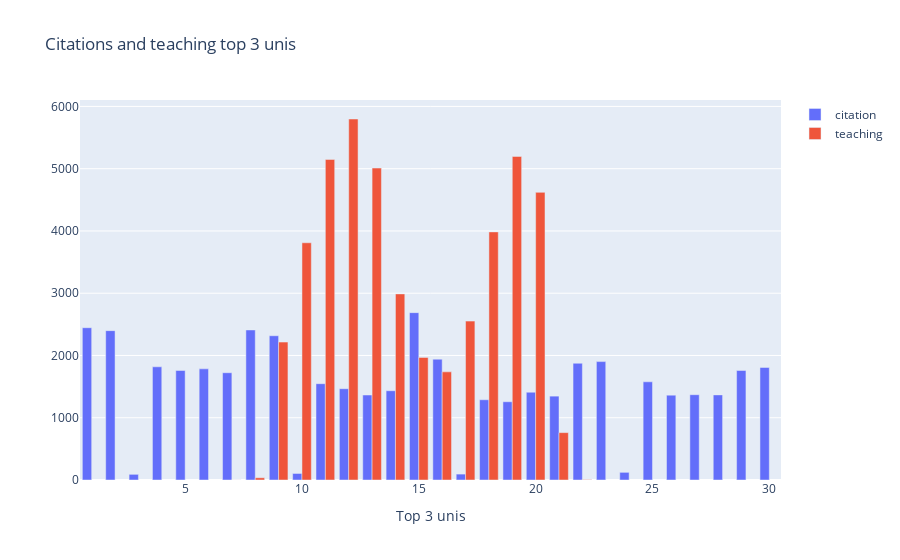

This figure's notebook cell:
### Markdown cell above
<span style="color:grey">OPCIÓN 1: Plotly (gráfico interactivo)

### Code cell
#Agrupamos y contamos según el día del mes
conteo_por_dia = beer_sales_with_names.groupby('dia').size().reset_index(name='ventas')
# Convertimos la columna "dia" a enteros y ordenamos de menor a mayor
conteo_por_dia['dia'] = conteo_por_dia['dia'].astype(int)
conteo_por_dia = conteo_por_dia.sort_values(by='dia')
#Ahora agrupamos y contamos según la hora
conteo_por_hora = beer_sales_with_names.groupby('hora').size().reset_index(name='ventas')
# Convertimos la columna "hora" a enteros y ordenamos de menor a mayor
conteo_por_hora['hora'] = conteo_por_hora['hora'].astype(int)
conteo_por_hora = conteo_por_hora.sort_values(by='hora')

import plotly.graph_objs as go
from plotly.offline import init_notebook_mode, iplot, plot

trace1 = {
    'x': conteo_por_dia.dia,
    'y': conteo_por_dia.ventas,
    'name': 'citation',
    'type': 'bar'

}

trace2 = {
    'x': conteo_por_hora.hora,
    'y': conteo_por_hora.ventas,
    'name': 'teaching',
    'type': 'bar'

}

data = [trace1, trace2]

layout  = {
    'xaxis': {'title': 'Top 3 unis'},
    'barmode': 'group',
    'title': 'Citations and teaching top 3 unis'

}


fig = go.Figure(data = data, layout = layout)
iplot(fig)

### Figure 1 — Plotly figure (JSON) as saved in the notebook; plotly's stock layout.template omitted (floating-point values rounded to 4 significant figures)
{"data": [{"name": "citation", "type": "bar", "x": [1, 2, 3, 4, 5, 6, 7, 8, 9, 10, 11, 12, 13, 14, 15, 16, 17, 18, 19, 20, 21, 22, 23, 24, 25, 26, 27, 28, 29, 30], "y": [2446, 2399, 91, 1818, 1759, 1785, 1723, 2410, 2317, 105, 1547, 1466, 1365, 1434, 2688, 1941, 95, 1289, 1257, 1410, 1347, 1875, 1902, 123, 1577, 1362, 1370, 1367, 1759, 1808]}, {"name": "teaching", "type": "bar", "x": [7, 8, 9, 10, 11, 12, 13, 14, 15, 16, 17, 18, 19, 20, 21, 22], "y": [1, 36, 2215, 3810, 5149, 5798, 5010, 2989, 1969, 1737, 2552, 3985, 5197, 4620, 761, 6]}], "layout": {"barmode": "group", "title": {"text": "Citations and teaching top 3 unis"}, "xaxis": {"title": {"text": "Top 3 unis"}}}}
